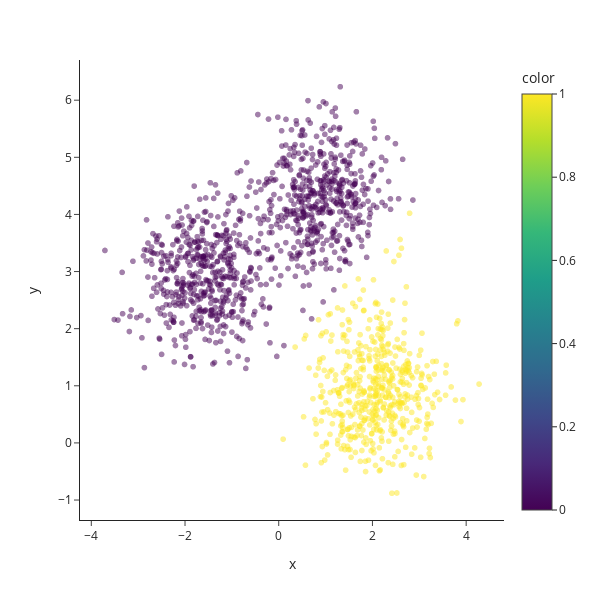

Notebook source saved alongside this figure:
### Markdown cell above
b) k = 2

### Code cell
kmeans = cluster.KMeans(n_clusters=2)
kmeans.fit(X)
pred = kmeans.predict(X)

fig = px.scatter(x=X[:, 0], y=X[:, 1], color=pred, opacity=0.5)
fig.update_layout(height=600, width=600)
fig.show()

### Figure 1 — Plotly figure (JSON) as saved in the notebook; plotly's stock layout.template omitted (floating-point values rounded to 4 significant figures; data arrays with more than 128 entries replaced by an {"elided": "..."} marker saying what was removed)
{"data": [{"hovertemplate": "x=%{x}<br>y=%{y}<br>color=%{marker.color}<extra></extra>", "legendgroup": "", "marker": {"color": {"elided": "1500 int values"}, "coloraxis": "coloraxis", "opacity": 0.5, "symbol": "circle"}, "mode": "markers", "name": "", "showlegend": false, "type": "scattergl", "x": {"elided": "1500 float values"}, "xaxis": "x", "y": {"elided": "1500 float values"}, "yaxis": "y"}], "layout": {"coloraxis": {"colorbar": {"title": {"text": "color"}}, "colorscale": [[0, "#440154"], [0.1111, "#482878"], [0.2222, "#3e4989"], [0.3333, "#31688e"], [0.4444, "#26828e"], [0.5556, "#1f9e89"], [0.6667, "#35b779"], [0.7778, "#6ece58"], [0.8889, "#b5de2b"], [1, "#fde725"]]}, "height": 600, "legend": {"tracegroupgap": 0}, "margin": {"t": 60}, "width": 600, "xaxis": {"anchor": "y", "domain": [0, 1], "title": {"text": "x"}}, "yaxis": {"anchor": "x", "domain": [0, 1], "title": {"text": "y"}}}}
